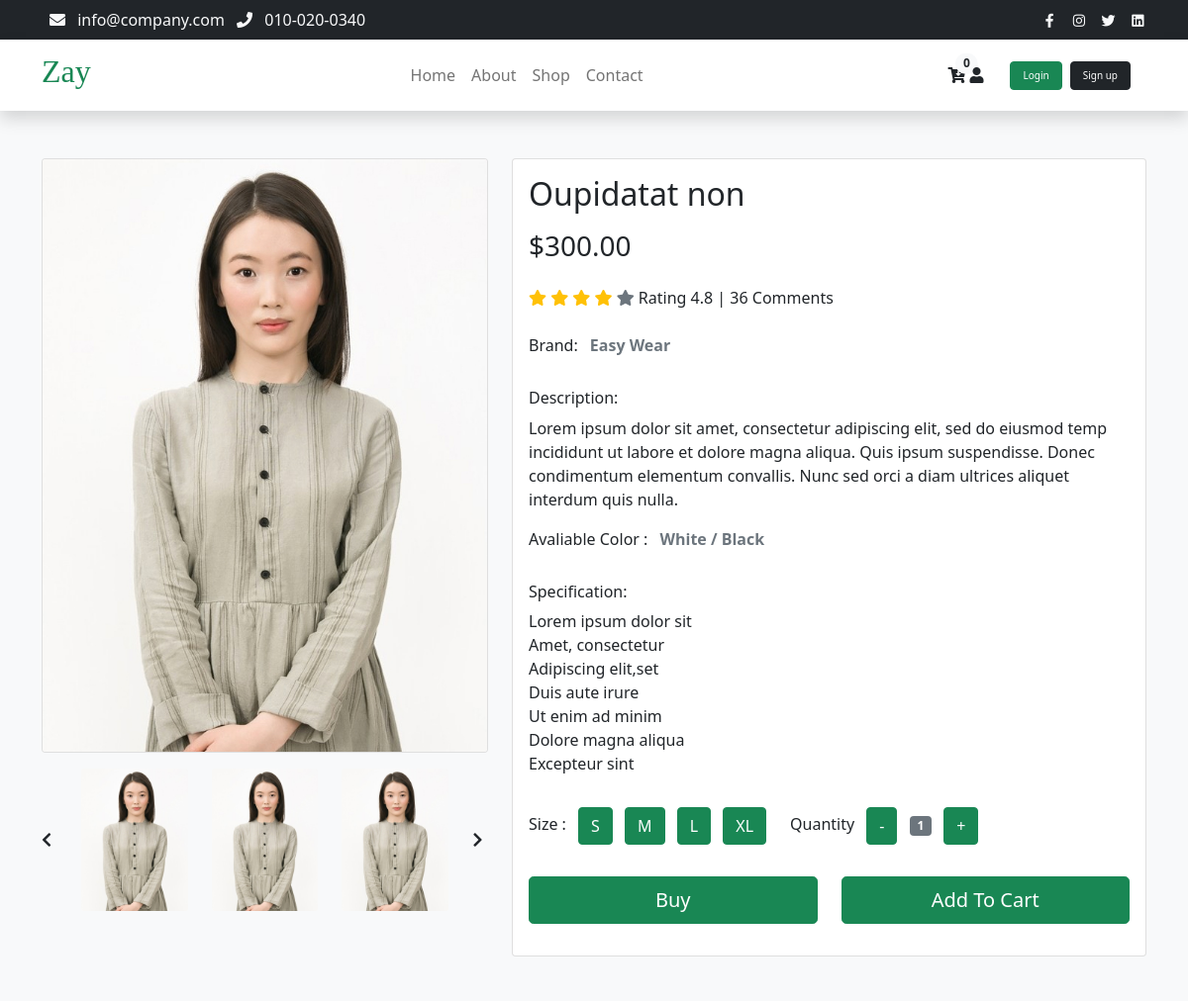
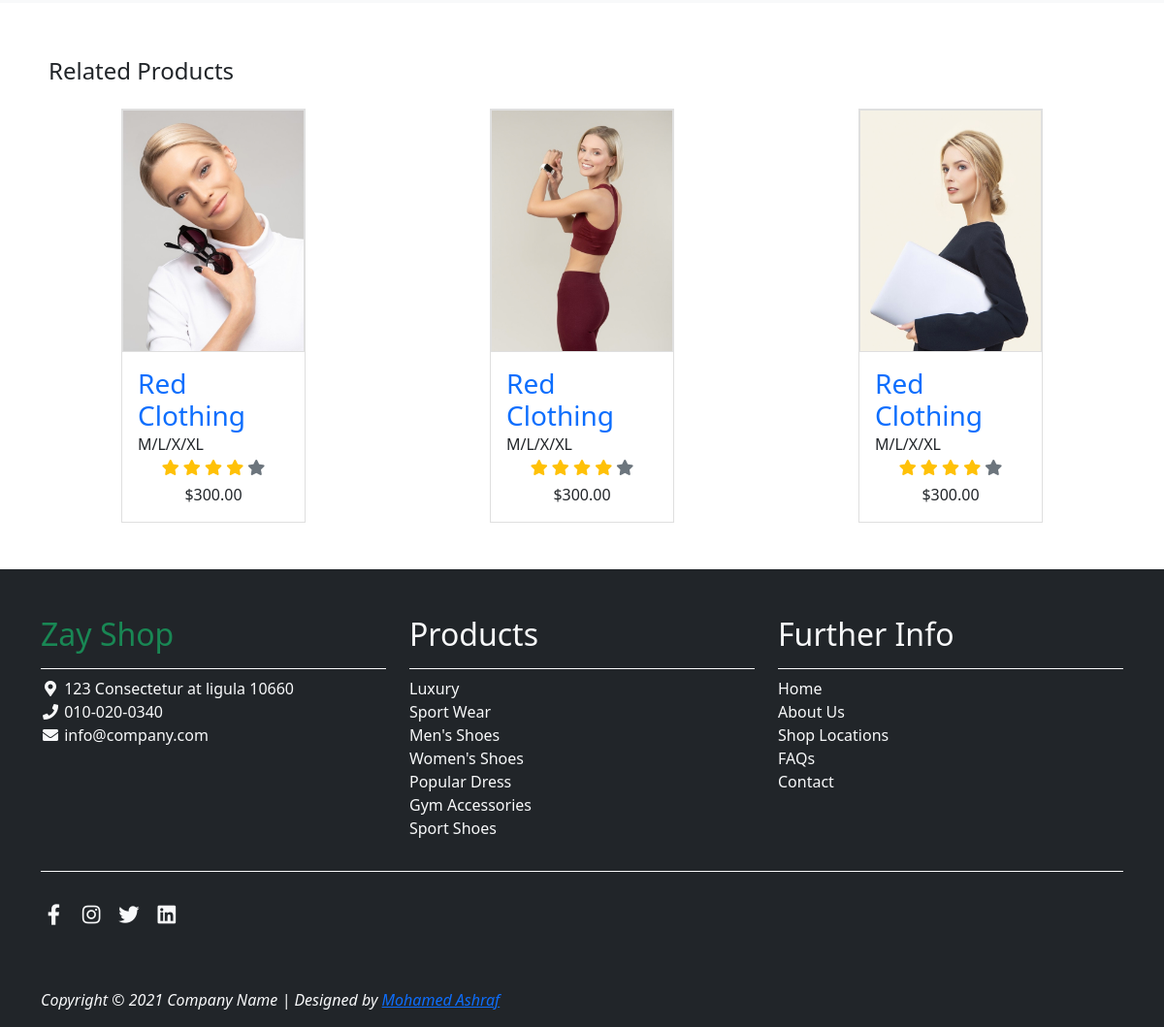
The page /zay/shop/4/ on the database its author committed (2 pictures, top to bottom).
### zayapp/models.py (models this page shows, shortened)
class Products(models.Model):
    name = models.CharField(max_length=200)
    description = models.TextField()
    price = models.DecimalField(max_digits=10, decimal_places=2)
    category = models.ForeignKey(Category , on_delete=models.CASCADE)
    season = models.ForeignKey(Season , on_delete=models.CASCADE)
    image = models.FileField(upload_to='static/image/' , blank=True , null=True)
    added_by = models.ForeignKey(User , on_delete=models.CASCADE)
    quantity = models.IntegerField(default=1)

### zayapp/views.py (the view, shortened to what this page needs)
# urls.py: path('shop/<int:pk>/' , SingleProduct.as_view() , name='single'), # Single product view
class SingleProduct(DetailView):
    queryset = Products.objects.all()
    context_object_name = 'product'
    template_name = 'pages/single-product.html'

### zayapp/context_processors.py (called while the page is built)
def cart_item_count(request):
    if request.user.is_authenticated:
        cart, created = Cart.objects.get_or_create(user=request.user)
        item_count = cart.total_items
    else:
        item_count = 0
    return {'cart_item_count': item_count}

### zayapp/templates/pages/single-product.html (shortened to what this page needs)
{% extends 'pages/base.html' %}
{% load static %}
{% block content %}
<head>
</head>
     <section class="bg-light">
        <div class="container pb-5">
            <div class="row">
                <div class="col-lg-5 mt-5">
                    <div class="card mb-3">
                        <img class="card-img img-fluid" src="{{product.image.url}}" alt="Card image cap" id="product-detail">
                    </div>
                    <div class="row">
                        <div class="col-1 align-self-center">
                            <a href="#multi-item-example" role="button" data-bs-slide="prev">
                                <i class="text-dark fas fa-chevron-left"></i>
                            </a>
                        </div>
                        <div id="multi-item-example" class="col-10 carousel slide carousel-multi-item" data-bs-ride="carousel">
                            <div class="carousel-inner product-links-wap" role="listbox">
                                <div class="carousel-item active">
                                    <div class="row">
                                        <div class="col-4">
                                            <a href="#">
                                                <img class="card-img img-fluid" src="{{product.image.url}}" alt="Product Image 1">
                                            </a>
                                        </div>
                                        <div class="col-4">
                                            <a href="#">
                                                <img class="card-img img-fluid" src="{{product.image.url}}" alt="Product Image 2">
                                            </a>
                                        </div>
                                        <div class="col-4">
                                            <a href="#">
                                                <img class="card-img img-fluid" src="{{product.image.url}}" alt="Product Image 3">
                                            </a>
                                        </div>
                                    </div>
                                </div>
                            </div>
                        </div>
                        <div class="col-1 align-self-center">
                            <a href="#multi-item-example" role="button" data-bs-slide="next">
                                <i class="text-dark fas fa-chevron-right"></i>
                            </a>
                        </div>
                    </div>
                </div>
                <div class="col-lg-7 mt-5">
                    <div class="card">
                        <div class="card-body">
                            <h1 class="h2"> {{product.name}} </h1>
                            <p class="h3 py-2"> ${{product.price}} </p>
                            <p class="py-2">
                                <i class="fa fa-star text-warning"></i>
                                <i class="fa fa-star text-warning"></i>
                                <i class="fa fa-star text-warning"></i>
                                <i class="fa fa-star text-warning"></i>
                                <i class="fa fa-star text-secondary"></i>
                                <span class="list-inline-item text-dark">Rating 4.8 | 36 Comments</span>
                            </p>
                            <ul class="list-inline">
                                <li class="list-inline-item">
                                    <h6>Brand:</h6>
                                </li>
                                <li class="list-inline-item">
                                    <p class="text-muted"><strong>Easy Wear</strong></p>
                                </li>
                            </ul>
                            <h6>Description:</h6>
                            <p> {{product.description}} </p>
                            <ul class="list-inline">
                                <li class="list-inline-item">
                                    <h6>Avaliable Color :</h6>
                                </li>
                                <li class="list-inline-item">
                                    <p class="text-muted"><strong>White / Black</strong></p>
                                </li>
                            </ul>
                            <h6>Specification:</h6>
                            <ul class="list-unstyled pb-3">
                                <li>Lorem ipsum dolor sit</li>
                                <li>Amet, consectetur</li>
                                <li>Adipiscing elit,set</li>
                                <li>Duis aute irure</li>
                                <li>Ut enim ad minim</li>
                                <li>Dolore magna aliqua</li>
                                <li>Excepteur sint</li>
                            </ul>
                            <form action="{% url 'zay:single' product.id%}" id="productForm" method="post">
                                <div class="row">
                                    <div class="col-auto">
                                        <ul class="list-inline pb-3">
                                            <li class="list-inline-item">Size :
                                            </li>
                                            <li class="list-inline-item"><span class="btn btn-success btn-size" data-size="S">S</span></li>
                                            <li class="list-inline-item"><span class="btn btn-success btn-size" data-size="M">M</span></li>
                                            <li class="list-inline-item"><span class="btn btn-success btn-size" data-size="L">L</span></li>
                                            <li class="list-inline-item"><span class="btn btn-success btn-size" data-size="XL">XL</span></li>
                                        </ul>
                                    </div>
                                    <div class="col-auto">
                                        <ul class="list-inline pb-3">
                                            <li class="list-inline-item text-right">
                                                Quantity
                                            </li>
                                            <li class="list-inline-item"><span class="btn btn-success" id="btn-minus">-</span></li>
                                            <li class="list-inline-item"><span class="badge bg-secondary" id="var-value"> {{product.quantity}} </span></li>
                                            <li class="list-inline-item"><span class="btn btn-success" id="btn-plus">+</span></li>
                                        </ul>
                                    </div>
                                </div>
                                <div class="row pb-3">
                                    <div class="col d-grid">
                                        <button type="submit" class="btn btn-success btn-lg" name="submit" id="buy-button" value="buy">Buy</button>
                                    </div>
                                    <div class="col d-grid">
                                        <button type="submit" class="btn btn-success btn-lg" name="submit" id="addtocart" value="addtocart">Add To Cart</button>
                                    </div>
                                </div>
                            </form>
                        </div>
                    </div>
                </div>
            </div>
        </div>
    <section class="py-5" id="related">
        <div class="container">
            <div class="row text-left p-2 pb-3">
                <h4>Related Products</h4>
            </div>
            <div id="carousel-related-product" class="row">
                <div class="p-0 pb-0 col-4">
                    <div class="product-wap card rounded-0 reduced-card" id="related-cards">
                        <div class="card rounded-0" id="card-img">
                            <div class="card-img-overlay rounded-0 product-overlay d-flex align-items-center justify-content-center">
                            </div>
                        </div>
                        <div class="card-body" id="card-body">
                            <a href="shop-single.html" class="h3 text-decoration-none">Red Clothing</a>
                            <ul class="w-100 list-unstyled d-flex justify-content-between mb-0">
                                <li>M/L/X/XL</li>
                            </ul>
                            <ul class="list-unstyled d-flex justify-content-center mb-1">
                                <li>
                                    <i class="text-warning fa fa-star"></i>
                                    <i class="text-warning fa fa-star"></i>
                                    <i class="text-warning fa fa-star"></i>
                                    <i class="text-warning fa fa-star"></i>
                                    <i class="text-muted fa fa-star"></i>
                                </li>
                            </ul>
                            <p class="text-center mb-0">${{product.price}}</p>
                        </div>
                    </div>
                </div>
                <div class="p-0 pb-0 col-4">
                    <div class="product-wap card rounded-0 reduced-card" id="related-cards">
                        <div class="card rounded-0" id="card-img">
                            <div class="card-img-overlay rounded-0 product-overlay d-flex align-items-center justify-content-center">
                            </div>
                        </div>
                        <div class="card-body" id="card-body">
                            <a href="shop-single.html" class="h3 text-decoration-none">Red Clothing</a>
                            <ul class="w-100 list-unstyled d-flex justify-content-between mb-0">
                                <li>M/L/X/XL</li>
                            </ul>
                            <ul class="list-unstyled d-flex justify-content-center mb-1">
                                <li>
                                    <i class="text-warning fa fa-star"></i>
                                    <i class="text-warning fa fa-star"></i>
                                    <i class="text-warning fa fa-star"></i>
                                    <i class="text-warning fa fa-star"></i>
                                    <i class="text-muted fa fa-star"></i>
                                </li>
                            </ul>
                            <p class="text-center mb-0">${{product.price}}</p>
                        </div>
                    </div>
                </div>
                <div class="p-0 pb-0 col-4">
                    <div class="product-wap card rounded-0 reduced-card" id="related-cards">
                        <div class="card rounded-0" id="card-img">
                            <div class="card-img-overlay rounded-0 product-overlay d-flex align-items-center justify-content-center">
                            </div>
                        </div>
                        <div class="card-body" id="card-body">
                            <a href="shop-single.html" class="h3 text-decoration-none">Red Clothing</a>
                            <ul class="w-100 list-unstyled d-flex justify-content-between mb-0">
                                <li>M/L/X/XL</li>
                            </ul>
                            <ul class="list-unstyled d-flex justify-content-center mb-1">
                                <li>
                                    <i class="text-warning fa fa-star"></i>
                                    <i class="text-warning fa fa-star"></i>
                                    <i class="text-warning fa fa-star"></i>
                                    <i class="text-warning fa fa-star"></i>
                                    <i class="text-muted fa fa-star"></i>
                                </li>
                            </ul>
                            <p class="text-center mb-0">${{product.price}}</p>
                        </div>
                    </div>
                </div>
    </section>
{% endblock content %}

### zayapp/templates/pages/single-product.html (style rules this page uses)
.product-wap { max-height: fit-content; max-width: fit-content; }
#related { background-color: white; !important }
.reduced-card { width: 50%; margin: auto; }

### rows shown on the page
Products: image (picture), name "Oupidatat non", price "300.00", description "Lorem ipsum dolor sit amet, consectetur adipiscing elit, sed do eiusmod temp incididunt ut labore et dolore magna aliqua. Quis ipsum suspendisse. Donec condimentum elementum convallis. Nunc sed orci a diam ultrices aliquet interdum quis nulla.", quantity "1"

### other values the page prints
{{ cart_item_count }} "0"
